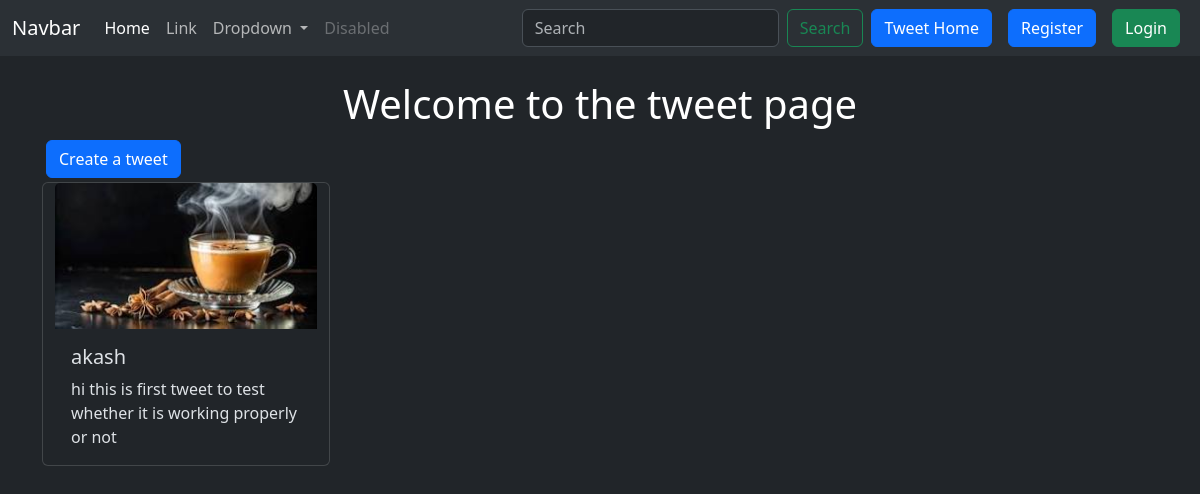
Page /tweet/ on the earlier database version.
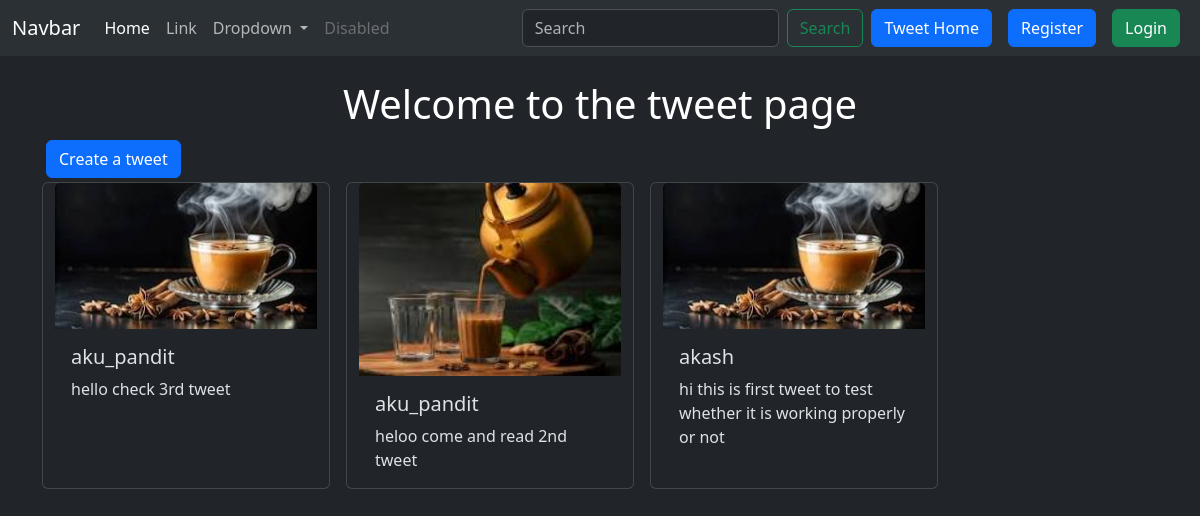
Same page on the later database version.
### tweet/models.py (models this page shows, shortened)
class Tweet(models.Model):
    user = models.ForeignKey(User, on_delete=models.CASCADE)
    content = models.TextField(max_length=500)
    photo=models.ImageField(upload_to='photos/',blank=True,null=True)
    created_at = models.DateTimeField(auto_now_add=True)
    updated_at=models.DateTimeField(auto_now_add=True)

### tweet/views.py (the view)
# urls.py: path('',views.tweet_list,name='tweet_list'),
def tweet_list(request):
    tweets=Tweet.objects.all().order_by('-created_at')
    return render(request,'tweet_list.html',{'tweets':tweets})

### tweet/templates/tweet_list.html (shortened to what this page needs)
{% extends "layout.html" %}
{% block content %}
<h1 class='text-center text-white mt-4'>Welcome to the tweet page</h1>
<a class="btn btn-primary m-1" href="{% url 'tweet_create'%}">Create a tweet</a>
<div class="container row gap-3">
    {% for tweet in tweets %}
    <div class="card" style="width: 18rem;">
        <img src="{{tweet.photo.url}}" class="card-img-top" alt="...">
        <div class="card-body">
          <h5 class="card-title">{{tweet.user.username}}</h5>
          <p class="card-text">{{tweet.content}}</p>
        </div>
      </div>
    {% endfor %}
</div>
{% endblock %}

### templates/layout.html (shortened to what this page needs)
{% load static %}
<!DOCTYPE html>
<html lang="en" data-bs-theme="dark">
  <head>
    <link
      href="https://cdn.jsdelivr.net/npm/bootstrap@5.3.3/dist/css/bootstrap.min.css"
      rel="stylesheet"
    />
  </head>
  <body class='bg-dark'>
    <nav class="navbar navbar-expand-lg bg-body-tertiary">
        <div class="container-fluid">
          <a class="navbar-brand" href="#">Navbar</a>
          <div class="collapse navbar-collapse" id="navbarSupportedContent">
            <ul class="navbar-nav me-auto mb-2 mb-lg-0">
              <li class="nav-item">
                <a class="nav-link active" aria-current="page" href="#">Home</a>
              </li>
              <li class="nav-item">
                <a class="nav-link" href="#">Link</a>
              </li>
              <li class="nav-item dropdown">
                <a class="nav-link dropdown-toggle" href="#" role="button" data-bs-toggle="dropdown" aria-expanded="false">
                  Dropdown
                </a>
              </li>
              <li class="nav-item">
                <a class="nav-link disabled" aria-disabled="true">Disabled</a>
              </li>
            </ul>
            <form class="d-flex" role="search">
              <input class="form-control me-2" type="search" placeholder="Search" aria-label="Search">
              <button class="btn btn-outline-success" type="submit">Search</button>
            </form>
            <a href="{% url 'tweet_list'%}" class="btn btn-primary mx-2">Tweet Home</a>
            {% if user.is_authenticated %}
            <form action="{% url 'logout'%}" method="post">
              {% csrf_token %}
              <button class="btn btn-danger" type='submit'>Logout</button>
            </form>
            {% else %}
            <a href="{% url 'register'%}" class="btn btn-primary mx-2">Register</a>
            <a href="{% url 'login'%}" class="btn btn-success mx-2">Login</a>
            {% endif %}
          </div>
        </div>
      </nav>
    <div class="container">{% block content %} {% endblock %}</div>
  </body>
</html>

Differences in the rows shown:
added Tweet: photo (picture), user.username "aku_pandit", content "hello check 3rd tweet"
added Tweet: photo (picture), user.username "aku_pandit", content "heloo come and read 2nd tweet"
